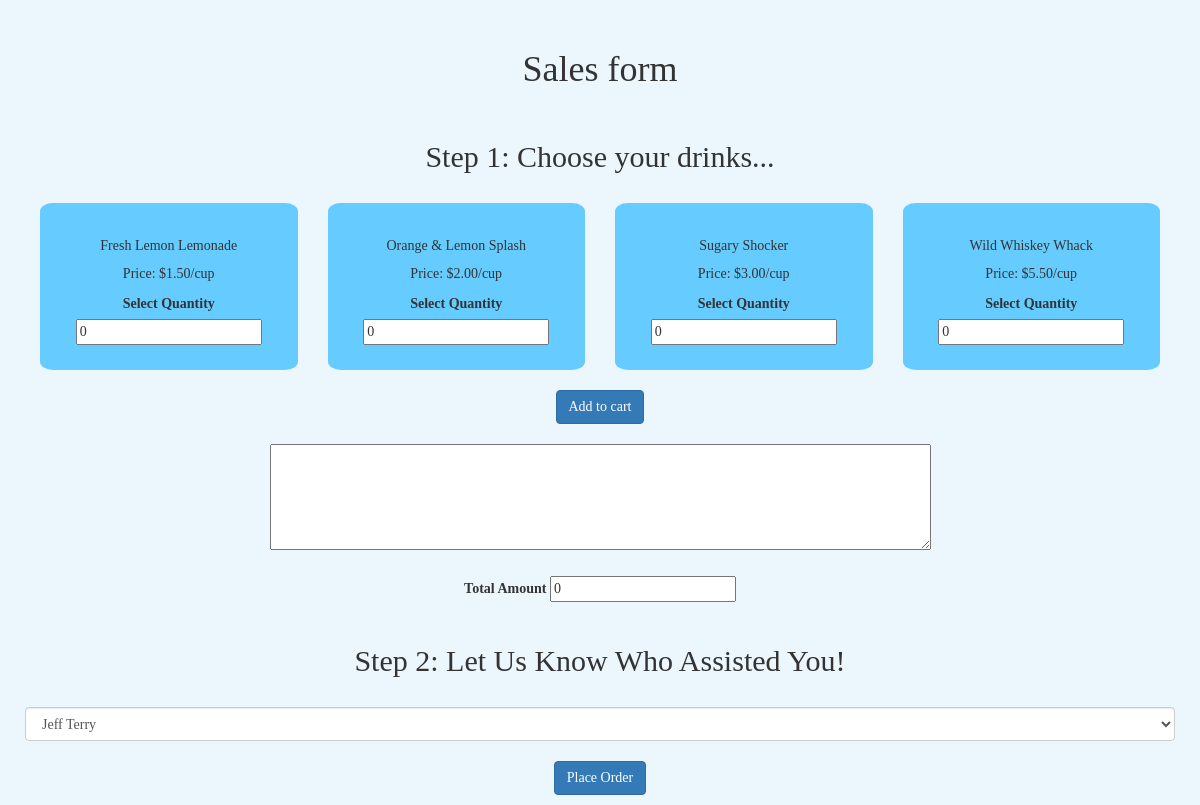
Screenshot of /sales/form with the database file from the repository.
### myapp/models.py (models this page shows)
class Product(models.Model):
    name = models.CharField(max_length = 50)
    price = models.CharField(max_length = 50)

### myapp/views.py (the view, shortened to what this page needs)
# urls.py: path('sales/form', views.sales),
def sales(request):
    context = {
        'sales_rep' : SalesRep.objects.all(),
        'products' : Product.objects.all()
    }
    return render(request, 'myapp/sales_form.html', context)

### myapp/templates/myapp/sales_form.html (shortened to what this page needs)
{% load static %}
<!DOCTYPE html>
<html lang="en" dir="ltr">
  <head>
        <link rel="stylesheet" href="https://maxcdn.bootstrapcdn.com/bootstrap/3.4.1/css/bootstrap.min.css">
      <link rel="stylesheet" href="{% static 'myapp/css/sales_form.css' %}">
  </head>
  <body>
    <div class="container">
      <div class="row">
      </div>
    </div>
    <form name="place_order" method="POST" action="/sales/form">
    <div class="container">
      <div class="row">
        <h1> Sales form </h1>
      </div>
    </div>
    <div class="container">
      <div class="row">
        <h2>Step 1: Choose your drinks...</h2>
      </div>
      <div class="row">
        {% for p in products %}
        <div class="col-lg-3">
          <div class="card">
            <div class="card-body item">
              <h5 class="card-title">{{p.name}}</h5>
              <p class="card-text">Price: $<span class="price">{{p.price}}</span>/cup</p>
              <label> Select Quantity </label><input class="quantity" name={{p.name}} type="number" value="0" min="0" oninput="validity.valid||(value='');">
            </div>
          </div>
        </div>
        {% endfor %}
      </div>
      <div class="row">
        <button type="button" class="btn btn-primary" onclick="add_items()"> Add to cart </button>
      </div>
      <div class="row">
        <textarea rows="5" cols="80" readonly id="order_items" name="order"> </textarea>
      </div>
      <div class="row">
        <label> Total Amount </label> <input id="total" readonly name="total" value=0 />
      </div>
    </div>
    <div class="container">
      <div class="row">
        <h2>Step 2: Let Us Know Who Assisted You!</h2>
      </div>
      <div class="row">
      <select name="sales_rep" class="form-control">
        {% for rep in sales_rep %}
          <option value="{{rep.id}}"> {{rep.EmployeeName}} </option>
        {% endfor %}
      </select>
    </div>
    </div>
    <div class="container">
      <div class="row">
        <input type="submit" class="btn btn-primary" value="Place Order" />
      </div>
    </div>
  </form>
  </body>
</html>

### myapp/static/myapp/css/sales_form.css (style rules this page uses)
body { background-color: #ebf7fc; font-family: "Times New Roman", Times, serif; }
.card { display: inline-block; text-align: center; background-color: #66CCFF; border-radius: 5%; }
.row { text-align: center; padding: 10px; }
.card-body { padding: 10%; }

### rows the page displays
Product: name "Fresh Lemon Lemonade", price "1.50"
Product: name "Orange & Lemon Splash", price "2.00"
Product: name "Sugary Shocker", price "3.00"
Product: name "Wild Whiskey Whack", price "5.50"

### other values shown
form field sales_rep "Jeff Terry"
